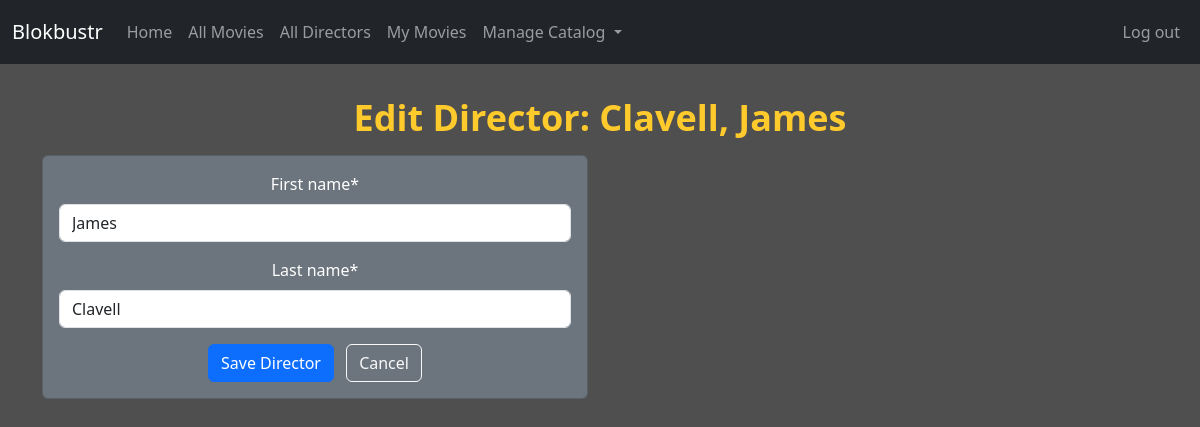
/directors/1/update/ (signed in), run on the app's committed database.
### catalog/models.py (models this page shows, shortened)
class Director(models.Model):
    first_name = models.CharField(max_length=60)
    last_name = models.CharField(max_length=60)
    date_of_birth = models.CharField(max_length=60, blank=True, default='')
    date_of_death = models.CharField(max_length=60, blank=True, default='')
    class Meta:
        ordering = ["last_name", "first_name"]
    def __str__(self):
        return f"{self.last_name}, {self.first_name}"

### catalog/views.py (the view)
# urls.py: path('directors/<int:pk>/update/', views.DirectorUpdateView.as_view(), name='director_update'),
class DirectorUpdateView(PermissionRequiredMixin, UpdateView):
    permission_required = 'catalog.change_director'
    model = Director
    form_class = DirectorForm
    template_name = 'catalog/director_form.html'
    success_url = reverse_lazy('director_list')

### catalog/forms.py
class DirectorForm(forms.ModelForm):
    class Meta:
        model = Director
        fields = ['first_name', 'last_name']

### catalog/templates/catalog/director_form.html (shortened to what this page needs)
{% extends "catalog/base.html" %}
{% load crispy_forms_tags %}
{% block content %}
<h1>{% if form.instance.pk %}Edit Director: {{ form.instance }}{% else %}Add Director{% endif %}</h1>
<div class="row mt-3">
    <div class="col-md-6">
        <div class="card bg-secondary text-white">
            <div class="card-body">
                <form method="POST">
                    {{ form|crispy }}
                    <div class="mt-3">
                        <button type="submit" class="btn btn-primary">Save Director</button>
                        <a href="{% url 'director_list' %}" class="btn btn-outline-light ms-2">Cancel</a>
                    </div>
                </form>
            </div>
        </div>
    </div>
</div>
{% endblock %}

### catalog/static/css/my_style_v1.css (style rules this page uses)
html { font-size: 16px; font-family: arial, sans-serif; background-color: #4f4f4f; }
h1 { color: #ffca2b; font-size: 36px; font-weight: bold; margin-top: 8px; margin-bottom: 4px; }

### catalog/templates/catalog/base.html (style rules this page uses)
body { background-color: #4f4f4f; }

### data on the page
Director: instance "Clavell, James", first_name "James", last_name "Clavell"
